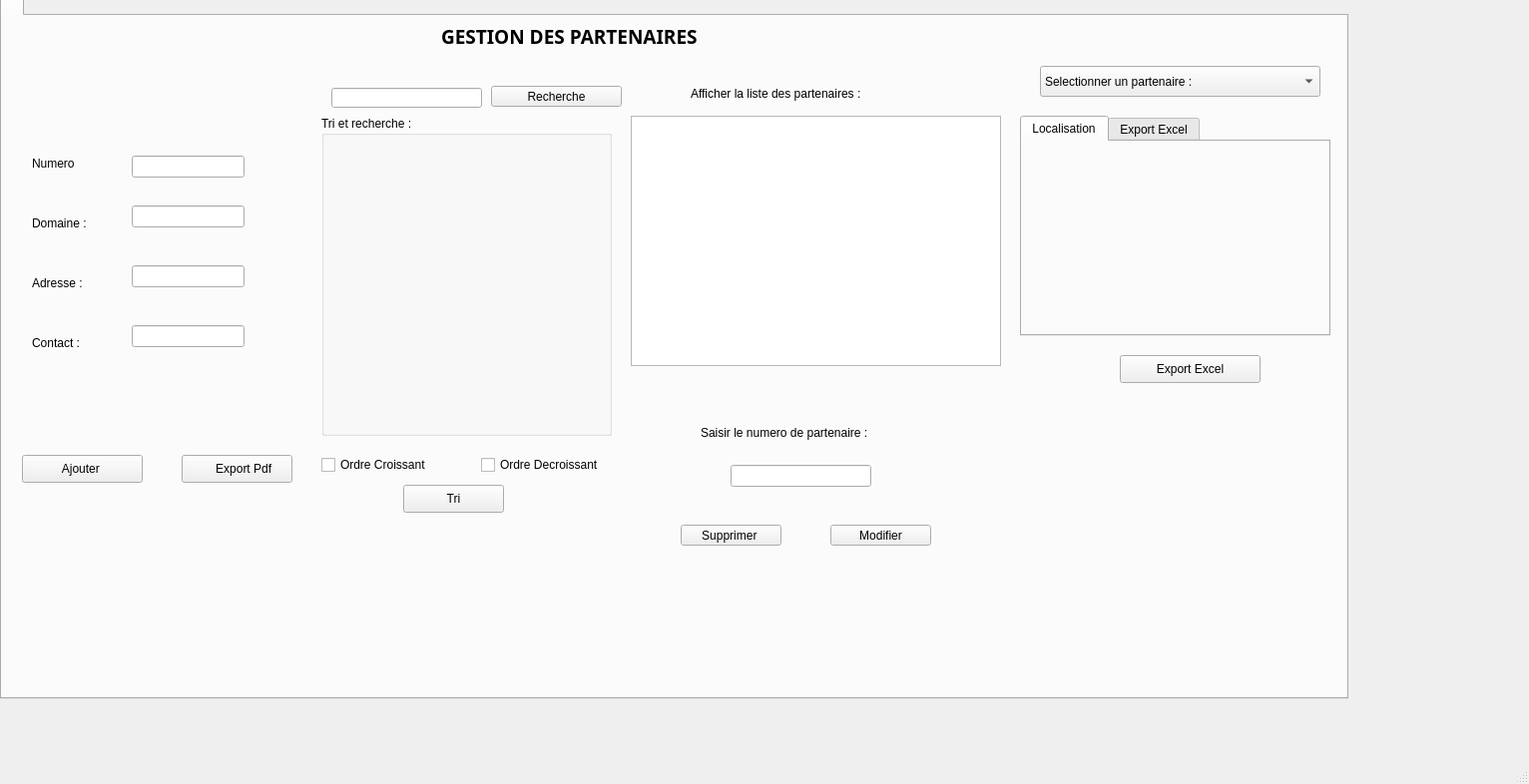
<?xml version="1.0" encoding="UTF-8"?>
<ui version="4.0">
 <class>MainWindow</class>
 <widget class="QMainWindow" name="MainWindow">
  <property name="geometry">
   <rect>
    <x>0</x>
    <y>0</y>
    <width>1532</width>
    <height>786</height>
   </rect>
  </property>
  <property name="windowTitle">
   <string>MainWindow</string>
  </property>
  <widget class="QWidget" name="centralwidget">
   <widget class="QTabWidget" name="tabWidget">
    <property name="geometry">
     <rect>
      <x>0</x>
      <y>-10</y>
      <width>1351</width>
      <height>711</height>
     </rect>
    </property>
    <property name="currentIndex">
     <number>0</number>
    </property>
    <widget class="QWidget" name="widget">
     <attribute name="title">
      <string/>
     </attribute>
     <widget class="QGroupBox" name="groupBox_2">
      <property name="geometry">
       <rect>
        <x>320</x>
        <y>100</y>
        <width>291</width>
        <height>321</height>
       </rect>
      </property>
      <property name="title">
       <string>Tri et recherche :</string>
      </property>
     </widget>
     <widget class="QPushButton" name="pushButton">
      <property name="geometry">
       <rect>
        <x>20</x>
        <y>440</y>
        <width>121</width>
        <height>28</height>
       </rect>
      </property>
      <property name="text">
       <string>Ajouter </string>
      </property>
     </widget>
     <widget class="QPushButton" name="pushButton_3">
      <property name="geometry">
       <rect>
        <x>490</x>
        <y>70</y>
        <width>131</width>
        <height>21</height>
       </rect>
      </property>
      <property name="text">
       <string>Recherche</string>
      </property>
     </widget>
     <widget class="QPushButton" name="pushButton_4">
      <property name="geometry">
       <rect>
        <x>402</x>
        <y>470</y>
        <width>101</width>
        <height>28</height>
       </rect>
      </property>
      <property name="text">
       <string>Tri</string>
      </property>
     </widget>
     <widget class="QCheckBox" name="checkBox">
      <property name="geometry">
       <rect>
        <x>480</x>
        <y>440</y>
        <width>131</width>
        <height>20</height>
       </rect>
      </property>
      <property name="text">
       <string>Ordre Decroissant</string>
      </property>
     </widget>
     <widget class="QCheckBox" name="checkBox_2">
      <property name="geometry">
       <rect>
        <x>320</x>
        <y>440</y>
        <width>121</width>
        <height>20</height>
       </rect>
      </property>
      <property name="text">
       <string>Ordre Croissant</string>
      </property>
     </widget>
     <widget class="QLineEdit" name="recherche">
      <property name="geometry">
       <rect>
        <x>330</x>
        <y>72</y>
        <width>151</width>
        <height>20</height>
       </rect>
      </property>
     </widget>
     <widget class="QLabel" name="label_6">
      <property name="geometry">
       <rect>
        <x>440</x>
        <y>10</y>
        <width>571</width>
        <height>20</height>
       </rect>
      </property>
      <property name="font">
       <font>
        <family>Microsoft JhengHei</family>
        <pointsize>14</pointsize>
        <weight>75</weight>
        <bold>true</bold>
       </font>
      </property>
      <property name="text">
       <string>GESTION DES PARTENAIRES </string>
      </property>
     </widget>
     <widget class="QPushButton" name="pushButton_6">
      <property name="geometry">
       <rect>
        <x>180</x>
        <y>440</y>
        <width>111</width>
        <height>28</height>
       </rect>
      </property>
      <property name="text">
       <string>    Export Pdf</string>
      </property>
     </widget>
     <widget class="QLabel" name="label_12">
      <property name="geometry">
       <rect>
        <x>300</x>
        <y>70</y>
        <width>20</width>
        <height>20</height>
       </rect>
      </property>
      <property name="text">
       <string/>
      </property>
      <property name="pixmap">
       <pixmap>../../Desktop/PROJET QT/icones/recherche.png</pixmap>
      </property>
      <property name="scaledContents">
       <bool>true</bool>
      </property>
     </widget>
     <widget class="QLabel" name="label_13">
      <property name="geometry">
       <rect>
        <x>190</x>
        <y>430</y>
        <width>20</width>
        <height>20</height>
       </rect>
      </property>
      <property name="text">
       <string/>
      </property>
      <property name="pixmap">
       <pixmap>../../Desktop/PROJET QT/icones/pdf.png</pixmap>
      </property>
      <property name="scaledContents">
       <bool>true</bool>
      </property>
     </widget>
     <widget class="QLabel" name="label_14">
      <property name="geometry">
       <rect>
        <x>1130</x>
        <y>130</y>
        <width>20</width>
        <height>20</height>
       </rect>
      </property>
      <property name="text">
       <string/>
      </property>
      <property name="pixmap">
       <pixmap>../../Desktop/PROJET QT/icones/supprimer.png</pixmap>
      </property>
      <property name="scaledContents">
       <bool>true</bool>
      </property>
      <property name="margin">
       <number>2</number>
      </property>
      <property name="indent">
       <number>5</number>
      </property>
     </widget>
     <widget class="QLabel" name="label_15">
      <property name="geometry">
       <rect>
        <x>1120</x>
        <y>70</y>
        <width>20</width>
        <height>20</height>
       </rect>
      </property>
      <property name="text">
       <string/>
      </property>
      <property name="pixmap">
       <pixmap>../../Desktop/PROJET QT/icones/modifier.png</pixmap>
      </property>
      <property name="scaledContents">
       <bool>true</bool>
      </property>
     </widget>
     <widget class="QLabel" name="label_16">
      <property name="geometry">
       <rect>
        <x>410</x>
        <y>470</y>
        <width>20</width>
        <height>20</height>
       </rect>
      </property>
      <property name="text">
       <string/>
      </property>
      <property name="pixmap">
       <pixmap>../../Desktop/PROJET QT/icones/TRI.png</pixmap>
      </property>
      <property name="scaledContents">
       <bool>true</bool>
      </property>
     </widget>
     <widget class="QLabel" name="label_17">
      <property name="geometry">
       <rect>
        <x>30</x>
        <y>440</y>
        <width>20</width>
        <height>20</height>
       </rect>
      </property>
      <property name="text">
       <string/>
      </property>
      <property name="pixmap">
       <pixmap>../../Desktop/PROJET QT/icones/Ajout.png</pixmap>
      </property>
      <property name="scaledContents">
       <bool>true</bool>
      </property>
     </widget>
     <widget class="QComboBox" name="comboBox">
      <property name="geometry">
       <rect>
        <x>1040</x>
        <y>50</y>
        <width>281</width>
        <height>31</height>
       </rect>
      </property>
      <item>
       <property name="text">
        <string>Selectionner un partenaire :</string>
       </property>
      </item>
      <item>
       <property name="text">
        <string>Societé &quot;***&quot;</string>
       </property>
      </item>
     </widget>
     <widget class="QLabel" name="label_20">
      <property name="geometry">
       <rect>
        <x>720</x>
        <y>430</y>
        <width>21</width>
        <height>20</height>
       </rect>
      </property>
      <property name="text">
       <string/>
      </property>
      <property name="pixmap">
       <pixmap>../../Desktop/placeholderblackshapeforlocalizationonmaps_79861.png</pixmap>
      </property>
      <property name="scaledContents">
       <bool>true</bool>
      </property>
     </widget>
     <widget class="QLabel" name="label_5">
      <property name="geometry">
       <rect>
        <x>690</x>
        <y>70</y>
        <width>291</width>
        <height>16</height>
       </rect>
      </property>
      <property name="text">
       <string>Afficher la liste des partenaires : </string>
      </property>
     </widget>
     <widget class="QTabWidget" name="metiers">
      <property name="geometry">
       <rect>
        <x>1020</x>
        <y>100</y>
        <width>311</width>
        <height>221</height>
       </rect>
      </property>
      <property name="mouseTracking">
       <bool>true</bool>
      </property>
      <property name="tabletTracking">
       <bool>true</bool>
      </property>
      <property name="currentIndex">
       <number>0</number>
      </property>
      <widget class="QWidget" name="tab">
       <attribute name="title">
        <string>Localisation</string>
       </attribute>
       <widget class="QLabel" name="label_18">
        <property name="geometry">
         <rect>
          <x>-10</x>
          <y>-20</y>
          <width>371</width>
          <height>261</height>
         </rect>
        </property>
        <property name="text">
         <string/>
        </property>
        <property name="pixmap">
         <pixmap>../../Desktop/2EME/PROJET QT/hero_geocoding_api.png</pixmap>
        </property>
        <property name="scaledContents">
         <bool>true</bool>
        </property>
       </widget>
      </widget>
      <widget class="QWidget" name="widget">
       <attribute name="title">
        <string>Export Excel</string>
       </attribute>
       <widget class="QToolButton" name="toolButton">
        <property name="geometry">
         <rect>
          <x>330</x>
          <y>200</y>
          <width>27</width>
          <height>22</height>
         </rect>
        </property>
        <property name="text">
         <string>...</string>
        </property>
       </widget>
      </widget>
     </widget>
     <widget class="QPushButton" name="pushButton_7">
      <property name="geometry">
       <rect>
        <x>1120</x>
        <y>340</y>
        <width>141</width>
        <height>28</height>
       </rect>
      </property>
      <property name="text">
       <string>Export Excel</string>
      </property>
     </widget>
     <widget class="QLabel" name="label_7">
      <property name="geometry">
       <rect>
        <x>0</x>
        <y>-10</y>
        <width>1391</width>
        <height>731</height>
       </rect>
      </property>
      <property name="text">
       <string/>
      </property>
      <property name="pixmap">
       <pixmap>../../Desktop/2EME/PROJET QT/d9ac02fa-15c8-40f1-becc-5bfe3902f3fb.jpg</pixmap>
      </property>
      <property name="scaledContents">
       <bool>true</bool>
      </property>
     </widget>
     <widget class="QLabel" name="label_3">
      <property name="geometry">
       <rect>
        <x>30</x>
        <y>320</y>
        <width>56</width>
        <height>16</height>
       </rect>
      </property>
      <property name="text">
       <string>Contact :</string>
      </property>
     </widget>
     <widget class="QLineEdit" name="domaine_ajout">
      <property name="geometry">
       <rect>
        <x>130</x>
        <y>190</y>
        <width>113</width>
        <height>22</height>
       </rect>
      </property>
     </widget>
     <widget class="QLineEdit" name="adresse_ajout">
      <property name="geometry">
       <rect>
        <x>130</x>
        <y>250</y>
        <width>113</width>
        <height>22</height>
       </rect>
      </property>
     </widget>
     <widget class="QLabel" name="label_4">
      <property name="geometry">
       <rect>
        <x>30</x>
        <y>140</y>
        <width>56</width>
        <height>16</height>
       </rect>
      </property>
      <property name="text">
       <string>Numero</string>
      </property>
     </widget>
     <widget class="QLabel" name="label">
      <property name="geometry">
       <rect>
        <x>30</x>
        <y>200</y>
        <width>81</width>
        <height>16</height>
       </rect>
      </property>
      <property name="text">
       <string>Domaine :</string>
      </property>
     </widget>
     <widget class="QLineEdit" name="contact_ajout">
      <property name="geometry">
       <rect>
        <x>130</x>
        <y>310</y>
        <width>113</width>
        <height>22</height>
       </rect>
      </property>
     </widget>
     <widget class="QLabel" name="label_2">
      <property name="geometry">
       <rect>
        <x>30</x>
        <y>260</y>
        <width>56</width>
        <height>16</height>
       </rect>
      </property>
      <property name="text">
       <string>Adresse :</string>
      </property>
     </widget>
     <widget class="QLineEdit" name="num_ajout">
      <property name="geometry">
       <rect>
        <x>130</x>
        <y>140</y>
        <width>113</width>
        <height>22</height>
       </rect>
      </property>
     </widget>
     <widget class="QTableView" name="afficher">
      <property name="geometry">
       <rect>
        <x>630</x>
        <y>100</y>
        <width>371</width>
        <height>251</height>
       </rect>
      </property>
     </widget>
     <widget class="QPushButton" name="supp_button">
      <property name="geometry">
       <rect>
        <x>680</x>
        <y>510</y>
        <width>101</width>
        <height>21</height>
       </rect>
      </property>
      <property name="text">
       <string>Supprimer </string>
      </property>
     </widget>
     <widget class="QPushButton" name="bouton_modif">
      <property name="geometry">
       <rect>
        <x>830</x>
        <y>510</y>
        <width>101</width>
        <height>21</height>
       </rect>
      </property>
      <property name="text">
       <string>Modifier</string>
      </property>
     </widget>
     <widget class="QLineEdit" name="num_supp">
      <property name="geometry">
       <rect>
        <x>730</x>
        <y>450</y>
        <width>141</width>
        <height>22</height>
       </rect>
      </property>
     </widget>
     <widget class="QLabel" name="label_8">
      <property name="geometry">
       <rect>
        <x>700</x>
        <y>410</y>
        <width>221</width>
        <height>16</height>
       </rect>
      </property>
      <property name="text">
       <string>Saisir le numero de partenaire :</string>
      </property>
     </widget>
     <zorder>label_7</zorder>
     <zorder>groupBox_2</zorder>
     <zorder>pushButton</zorder>
     <zorder>pushButton_3</zorder>
     <zorder>pushButton_4</zorder>
     <zorder>checkBox</zorder>
     <zorder>checkBox_2</zorder>
     <zorder>recherche</zorder>
     <zorder>label_6</zorder>
     <zorder>pushButton_6</zorder>
     <zorder>label_12</zorder>
     <zorder>label_13</zorder>
     <zorder>label_14</zorder>
     <zorder>label_15</zorder>
     <zorder>label_16</zorder>
     <zorder>label_17</zorder>
     <zorder>comboBox</zorder>
     <zorder>label_20</zorder>
     <zorder>label_5</zorder>
     <zorder>metiers</zorder>
     <zorder>pushButton_7</zorder>
     <zorder>label_3</zorder>
     <zorder>domaine_ajout</zorder>
     <zorder>adresse_ajout</zorder>
     <zorder>label_4</zorder>
     <zorder>label</zorder>
     <zorder>contact_ajout</zorder>
     <zorder>label_2</zorder>
     <zorder>num_ajout</zorder>
     <zorder>afficher</zorder>
     <zorder>supp_button</zorder>
     <zorder>bouton_modif</zorder>
     <zorder>num_supp</zorder>
     <zorder>label_8</zorder>
    </widget>
   </widget>
  </widget>
  <widget class="QMenuBar" name="menubar">
   <property name="geometry">
    <rect>
     <x>0</x>
     <y>0</y>
     <width>1532</width>
     <height>26</height>
    </rect>
   </property>
  </widget>
  <widget class="QStatusBar" name="statusbar"/>
 </widget>
 <resources/>
 <connections/>
</ui>
